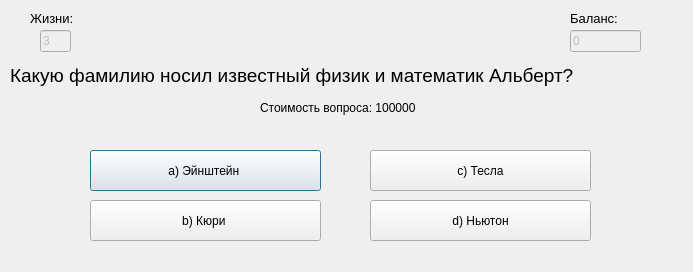
<?xml version="1.0" encoding="UTF-8"?>
<ui version="4.0">
 <class>Dialog</class>
 <widget class="QDialog" name="Dialog">
  <property name="geometry">
   <rect>
    <x>0</x>
    <y>0</y>
    <width>693</width>
    <height>272</height>
   </rect>
  </property>
  <property name="windowTitle">
   <string>Вопрос №1</string>
  </property>
  <widget class="QLabel" name="label">
   <property name="geometry">
    <rect>
     <x>10</x>
     <y>50</y>
     <width>681</width>
     <height>51</height>
    </rect>
   </property>
   <property name="font">
    <font>
     <pointsize>14</pointsize>
    </font>
   </property>
   <property name="text">
    <string>Какую фамилию носил известный физик и математик Альберт? </string>
   </property>
  </widget>
  <widget class="QLabel" name="label_2">
   <property name="geometry">
    <rect>
     <x>30</x>
     <y>10</y>
     <width>61</width>
     <height>16</height>
    </rect>
   </property>
   <property name="font">
    <font>
     <pointsize>10</pointsize>
    </font>
   </property>
   <property name="text">
    <string>Жизни:</string>
   </property>
  </widget>
  <widget class="QLabel" name="label_3">
   <property name="geometry">
    <rect>
     <x>570</x>
     <y>10</y>
     <width>71</width>
     <height>16</height>
    </rect>
   </property>
   <property name="font">
    <font>
     <pointsize>10</pointsize>
    </font>
   </property>
   <property name="text">
    <string>Баланс:</string>
   </property>
  </widget>
  <widget class="QPushButton" name="pushButton">
   <property name="geometry">
    <rect>
     <x>90</x>
     <y>150</y>
     <width>231</width>
     <height>41</height>
    </rect>
   </property>
   <property name="text">
    <string>a) Эйнштейн </string>
   </property>
  </widget>
  <widget class="QPushButton" name="pushButton_2">
   <property name="geometry">
    <rect>
     <x>90</x>
     <y>200</y>
     <width>231</width>
     <height>41</height>
    </rect>
   </property>
   <property name="text">
    <string>b) Кюри </string>
   </property>
  </widget>
  <widget class="QPushButton" name="pushButton_3">
   <property name="geometry">
    <rect>
     <x>370</x>
     <y>200</y>
     <width>221</width>
     <height>41</height>
    </rect>
   </property>
   <property name="text">
    <string>d) Ньютон</string>
   </property>
  </widget>
  <widget class="QPushButton" name="pushButton_4">
   <property name="geometry">
    <rect>
     <x>370</x>
     <y>150</y>
     <width>221</width>
     <height>41</height>
    </rect>
   </property>
   <property name="text">
    <string> c) Тесла </string>
   </property>
  </widget>
  <widget class="QLabel" name="label_4">
   <property name="geometry">
    <rect>
     <x>260</x>
     <y>100</y>
     <width>171</width>
     <height>16</height>
    </rect>
   </property>
   <property name="text">
    <string>Стоимость вопроса: 100000</string>
   </property>
  </widget>
  <widget class="QLineEdit" name="lineEdit">
   <property name="enabled">
    <bool>false</bool>
   </property>
   <property name="geometry">
    <rect>
     <x>40</x>
     <y>30</y>
     <width>31</width>
     <height>22</height>
    </rect>
   </property>
   <property name="text">
    <string>3</string>
   </property>
  </widget>
  <widget class="QLineEdit" name="lineEdit_2">
   <property name="enabled">
    <bool>false</bool>
   </property>
   <property name="geometry">
    <rect>
     <x>570</x>
     <y>30</y>
     <width>71</width>
     <height>22</height>
    </rect>
   </property>
   <property name="text">
    <string>0</string>
   </property>
  </widget>
 </widget>
 <resources/>
 <connections/>
</ui>
